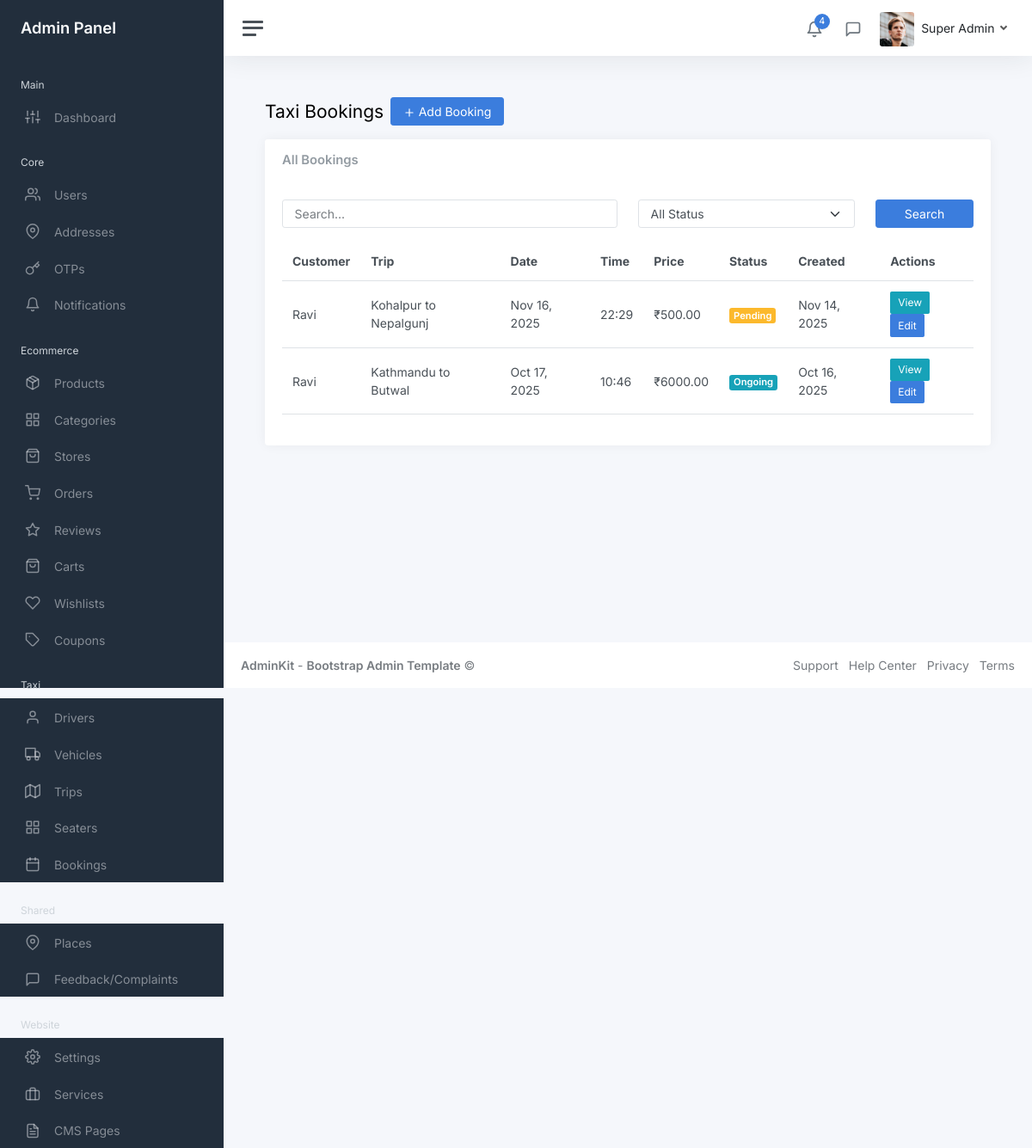
The page /myadmin/taxi/bookings/ (signed in) on the database its author committed.
### core/models.py (models this page shows, shortened)
class User(AbstractUser):
    COUNTRY_CODE_CHOICES = [
        ('+977', '+977'),
        ('+91', '+91'),
    ]
    COUNTRY_CHOICES = [
        ('Nepal', 'Nepal'),
        ('India', 'India'),
    ]
    phone = models.CharField(max_length=15, unique=True)
    name = models.CharField(max_length=100)
    email = models.EmailField(blank=True, null=True)
    country_code = models.CharField(max_length=5, choices=COUNTRY_CODE_CHOICES, default='+977')
    country = models.CharField(max_length=10, choices=COUNTRY_CHOICES, default='Nepal')
    fcm_token = models.CharField(max_length=255, blank=True, null=True)
    profile_picture = models.ImageField(upload_to='profile_pictures/', blank=True, null=True)
    national_id = models.CharField(max_length=50, blank=True, null=True, help_text='National ID number')
    national_id_document = models.ImageField(upload_to='kyc_documents/', blank=True, null=True, help_text='National ID document image')
    pan_no = models.CharField(max_length=20, blank=True, null=True, help_text='PAN (Permanent Account Number)')
    pan_document = models.ImageField(upload_to='kyc_documents/', blank=True, null=True, help_text='PAN document image')
    is_kyc_verified = models.BooleanField(default=False, help_text='Whether KYC has been verified by admin')
    kyc_submitted_at = models.DateTimeField(blank=True, null=True, help_text='When user submitted KYC information')
    kyc_verified_at = models.DateTimeField(blank=True, null=True, help_text='When KYC was verified by admin')
    created_at = models.DateTimeField(auto_now_add=True)
    updated_at = models.DateTimeField(auto_now=True)
    first_name = None
    last_name = None
    objects = UserManager()
    USERNAME_FIELD = 'phone'
    REQUIRED_FIELDS = ['name']
    class Meta:
        ordering = ['-created_at']

### taxi/models.py (models this page shows, shortened)
class TaxiBooking(models.Model):
    PAYMENT_STATUS_CHOICES = [
        ('pending', 'Pending'),
        ('paid', 'Paid'),
        ('refunded', 'Refunded'),
    ]
    TRIP_STATUS_CHOICES = [
        ('pending', 'Pending'),
        ('confirmed', 'Confirmed'),
        ('ongoing', 'Ongoing'),
        ('completed', 'Completed'),
        ('cancelled', 'Cancelled'),
    ]
    customer = models.ForeignKey(User, on_delete=models.CASCADE, related_name='taxi_bookings')
    trip = models.ForeignKey(Trip, on_delete=models.CASCADE, related_name='bookings')
    seater = models.ForeignKey(Seater, on_delete=models.CASCADE, related_name='bookings')
    price = models.DecimalField(max_digits=10, decimal_places=2, validators=[MinValueValidator(0)])
    date = models.DateField()
    time = models.TimeField()
    payment_status = models.CharField(max_length=20, choices=PAYMENT_STATUS_CHOICES, default='pending')
    vehicle = models.ForeignKey(Vehicle, on_delete=models.CASCADE, related_name='bookings', null=True, blank=True)
    trip_status = models.CharField(max_length=20, choices=TRIP_STATUS_CHOICES, default='pending')
    remarks = models.TextField(blank=True, null=True)
    created_at = models.DateTimeField(auto_now_add=True)
    class Meta:
        ordering = ['-created_at']

class Trip(models.Model):
    from_place = models.ForeignKey(Place, on_delete=models.CASCADE, related_name='trips_from')
    to_place = models.ForeignKey(Place, on_delete=models.CASCADE, related_name='trips_to')
    def __str__(self):
        return f"{self.from_place.name} to {self.to_place.name}"
    class Meta:
        ordering = ['from_place__name', 'to_place__name']

### shared/models.py (models this page shows, shortened)
class Place(models.Model):
    name = models.CharField(max_length=200)
    class Meta:
        ordering = ['name']

### myadmin/views/taxi/booking_views.py (the view)
# urls.py: path('bookings/', booking_views.TaxiBookingListView.as_view(), name='booking_list'),
class TaxiBookingListView(StaffRequiredMixin, ListView):
    model = TaxiBooking
    template_name = 'admin/taxi/booking_list.html'
    context_object_name = 'bookings'
    paginate_by = 20
    def get_queryset(self):
        queryset = TaxiBooking.objects.select_related('customer', 'trip', 'seater', 'vehicle').order_by('-created_at')
        search = self.request.GET.get('search')
        status = self.request.GET.get('status')
        if search:
            queryset = queryset.filter(
                Q(customer__name__icontains=search) |
                Q(customer__phone__icontains=search)
            )
        if status:
            queryset = queryset.filter(trip_status=status)
        return queryset
    def get_context_data(self, **kwargs):
        context = super().get_context_data(**kwargs)
        context['search'] = self.request.GET.get('search', '')
        context['status'] = self.request.GET.get('status', '')
        context['status_choices'] = TaxiBooking.TRIP_STATUS_CHOICES
        return context

### myadmin/mixins.py (called while the page is built)
    def test_func(self):
        return self.request.user.is_staff

### myadmin/templates/admin/taxi/booking_list.html (shortened to what this page needs)
{% extends 'admin/layouts/base.html' %}
{% block content %}
<div class="container-fluid p-0">
    <div class="mb-3"><h1 class="h3 d-inline align-middle">Taxi Bookings</h1><a class="btn btn-primary ms-2" href="{% url 'myadmin:taxi:booking_create' %}"><i class="align-middle" data-feather="plus"></i> Add Booking</a></div>
    <div class="row"><div class="col-12"><div class="card"><div class="card-header"><h5 class="card-title mb-0">All Bookings</h5></div><div class="card-body">
        <form method="get" class="mb-3"><div class="row"><div class="col-md-6"><input type="text" class="form-control" name="search" placeholder="Search..." value="{{ search }}"></div><div class="col-md-4"><select class="form-select" name="status"><option value="">All Status</option>{% for value, label in status_choices %}<option value="{{ value }}" {% if status == value %}selected{% endif %}>{{ label }}</option>{% endfor %}</select></div><div class="col-md-2"><button class="btn btn-primary w-100" type="submit">Search</button></div></div></form>
        <table class="table table-hover"><thead><tr><th>Customer</th><th>Trip</th><th>Date</th><th>Time</th><th>Price</th><th>Status</th><th>Created</th><th>Actions</th></tr></thead><tbody>
            {% for booking in bookings %}<tr><td>{{ booking.customer.name }}</td><td>{{ booking.trip }}</td><td>{{ booking.date|date:"M d, Y" }}</td><td>{{ booking.time|time:"H:i" }}</td><td>₹{{ booking.price }}</td><td><span class="badge bg-{% if booking.trip_status == 'completed' %}success{% elif booking.trip_status == 'pending' %}warning{% elif booking.trip_status == 'cancelled' %}danger{% else %}info{% endif %}">{{ booking.get_trip_status_display }}</span></td><td>{{ booking.created_at|date:"M d, Y" }}</td><td><a href="{% url 'myadmin:taxi:booking_detail' booking.pk %}" class="btn btn-sm btn-info">View</a> <a href="{% url 'myadmin:taxi:booking_update' booking.pk %}" class="btn btn-sm btn-primary">Edit</a></td></tr>{% empty %}<tr><td colspan="8" class="text-center">No bookings found</td></tr>{% endfor %}
        </tbody></table>
    </div></div></div></div>
</div>
{% endblock %}

### templates/admin/layouts/header.html (shortened to what this page needs)
{% load static %}
<nav class="navbar navbar-expand navbar-light navbar-bg">
    <a class="sidebar-toggle js-sidebar-toggle"><i class="hamburger align-self-center"></i></a>
    <div class="navbar-collapse collapse">
      <ul class="navbar-nav navbar-align">
        <li class="nav-item dropdown">
          <a class="nav-icon dropdown-toggle" href="#" id="alertsDropdown" data-bs-toggle="dropdown">
            <div class="position-relative">
              <i class="align-middle" data-feather="bell"></i>
              <span class="indicator">4</span>
            </div>
          </a>
        </li>
        <li class="nav-item dropdown">
          <a class="nav-icon dropdown-toggle" href="#" id="messagesDropdown" data-bs-toggle="dropdown">
            <div class="position-relative">
              <i class="align-middle" data-feather="message-square"></i>
            </div>
          </a>
        </li>
        <li class="nav-item dropdown">
          <a class="nav-link dropdown-toggle d-none d-sm-inline-block" href="#" data-bs-toggle="dropdown">
            {% if user.profile_picture %}
              <img src="{{ user.profile_picture.url }}" class="avatar img-fluid rounded me-1" alt="{{ user.name }}" />
            {% else %}
              <img src="{% static 'myadmin/img/avatars/avatar.jpg' %}" class="avatar img-fluid rounded me-1" alt="{{ user.name }}" />
            {% endif %}
            <span class="text-dark">{{ user.name }}</span>
          </a>
        </li>
      </ul>
    </div>
  </nav>

### rows shown on the page
User: name "Super Admin"
TaxiBooking: customer.name "Ravi", trip "Kohalpur to Nepalgunj", date "Nov 16, 2025", time "22:29", price "500.00", trip_status "Pending", created_at "Nov 14, 2025"
TaxiBooking: customer.name "Ravi", trip "Kathmandu to Butwal", date "Oct 17, 2025", time "10:46", price "6000.00", trip_status "Ongoing", created_at "Oct 16, 2025"
